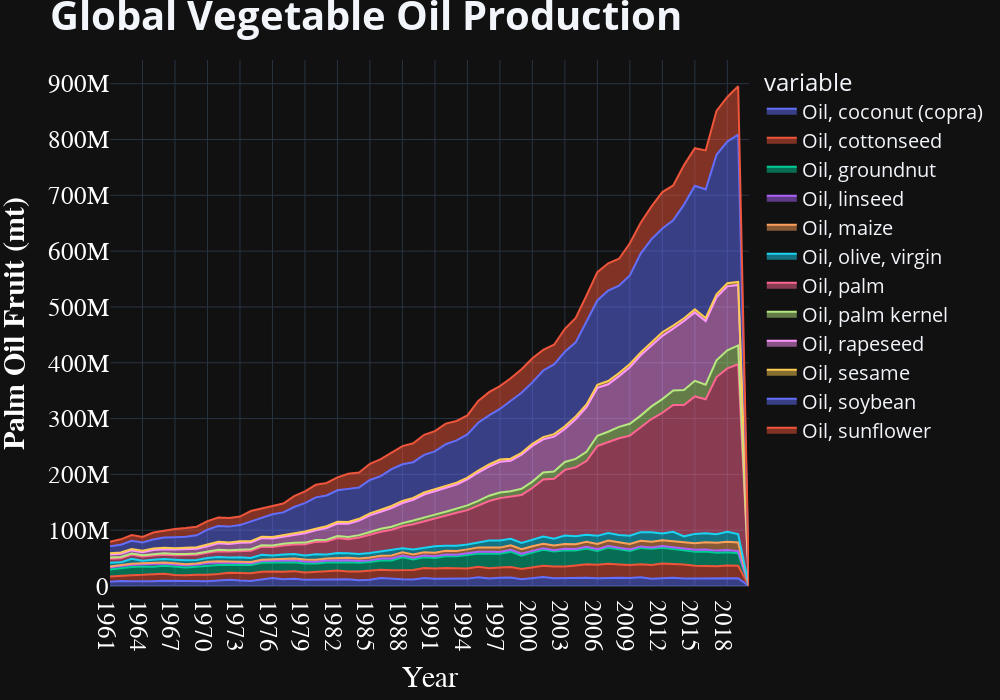

The cell this chart's notebook holds for it:
### Markdown cell above
# How has demand for edible oil changed over time? How much has the market grown in the last 60 years?

### Code cell
# 🗸
veg_oil_prodn_fig = px.area(production_df, x='Year', y=production_df.columns[1:])
veg_oil_prodn_fig.update_traces(textfont_size=16, hovertemplate=None)
veg_oil_prodn_fig.update_layout(hovermode="x")

veg_oil_prodn_fig.update_layout(
    title_text="<b>Global Vegetable Oil Production<b>",
    title_font_size=40,
    legend_font_size=20,
    width=1000,
    height=700
)

veg_oil_prodn_fig.update_xaxes(
    title_text="</b>Year</b>",
    title_font=dict(size=30, family='Verdana', color='white'),
    tickfont=dict(family='Calibri', color='white', size=25)
)

veg_oil_prodn_fig.update_yaxes(
    title_text="<b>Palm Oil Fruit (mt)</b>",
    title_font=dict(size=30, family='Verdana', color='white'),
    tickfont=dict(family='Calibri', color='white', size=25))

veg_oil_prodn_fig.show()
